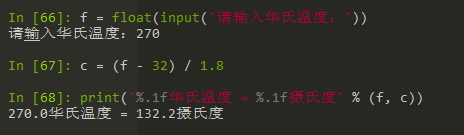
#> input picture Day01-15/assets/02-01.png, 464 x 135 px
$ jupyter execute day15.ipynb
#> lines starting #> are read from the running program, lines starting #| are printed output that depends on the picture
[cell 1]
from PIL import Image

image = Image.open('../assets/02-01.png')
#> image is the input picture: PIL image 464x135 RGB; mean R, G, B 47.4, 46.9, 39.7
image.format, image.size, image.mode
('JPEG', (500, 750), 'RGB')
image.show()

[cell 2]
image = Image.open('../assets/03-01.png')
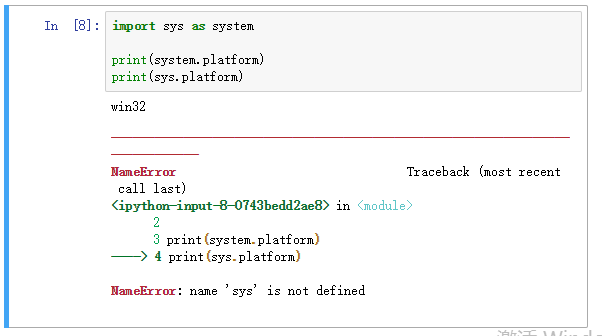
#> input picture Day01-15/assets/03-01.png, 602 x 336 px
#> image is the input picture: PIL image 602x336 RGB; mean R, G, B 246.3, 247, 247.3
rect = 80, 20, 310, 360
image.crop(rect).show()
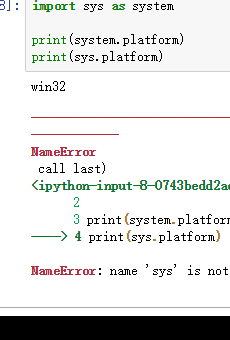
#> shown: PIL image 230x340 RGB; mean R, G, B 225.2, 225.3, 224.3

[cell 3]
image = Image.open('../assets/03-01.png')
size = 128, 128
image.thumbnail(size)
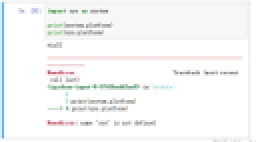
#> image: PIL image 128x71 RGB (shown 2 times larger); mean R, G, B 246, 246.7, 247
image.show()

[cell 4]
image1 = Image.open('../assets/02-01.png')
image2 = Image.open('../assets/03-01.png')
rect = 80, 20, 310, 360
guido_head = image2.crop(rect)
width, height = guido_head.size
#> width = 230; height = 340
image1.paste(guido_head.resize((int(width / 1.5), int(height / 1.5))), (172, 40))
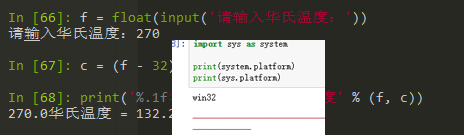
#> image1: PIL image 464x135 RGB; mean R, G, B 93, 93.2, 86.9
image1.show()

[cell 5]
image = Image.open('../assets/03-01.png')
image.rotate(180).show()
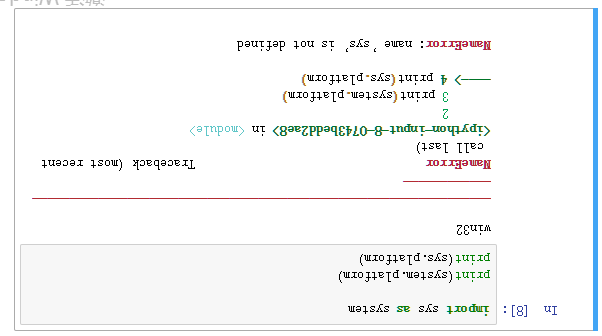
#> shown: PIL image 602x336 RGB; mean R, G, B 246.3, 247, 247.3
image.transpose(Image.FLIP_LEFT_RIGHT).show()
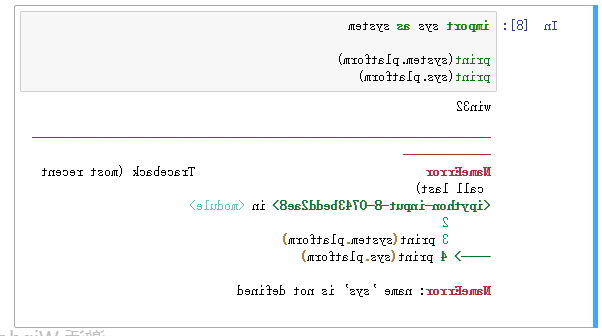
#> shown: PIL image 602x336 RGB; mean R, G, B 246.3, 247, 247.3

[cell 6]
image = Image.open('../assets/03-01.png')
for x in range(80, 120):
    for y in range(20, 200):
        image.putpixel((x,y), (128, 128, 128))
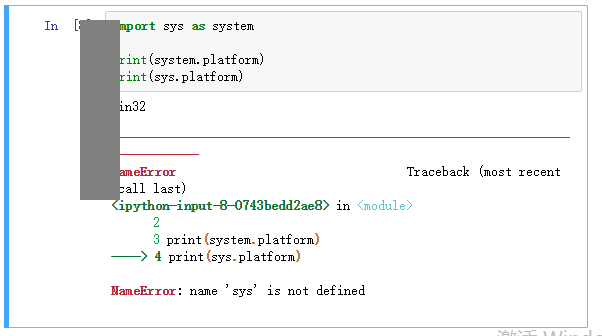
#> image: PIL image 602x336 RGB; mean R, G, B 242, 242.8, 243
image.show()

[cell 7]
from PIL import Image, ImageFilter

image = Image.open('../assets/02-02.png')
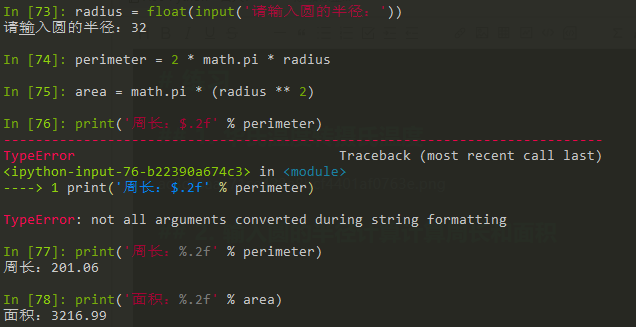
#> input picture Day01-15/assets/02-02.png, 636 x 327 px
#> image is the input picture: PIL image 636x327 RGB; mean R, G, B 46.5, 46.9, 40
image.filter(ImageFilter.CONTOUR).show()
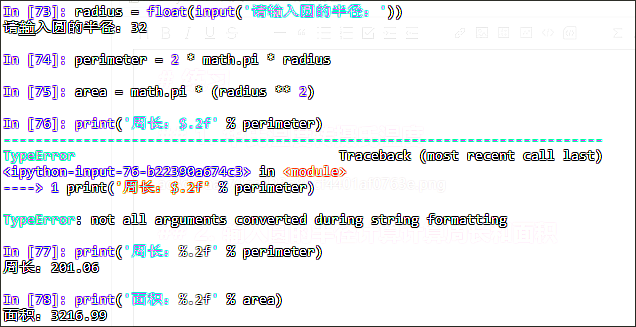
#> shown: PIL image 636x327 RGB; mean R, G, B 235.6, 236.4, 239.5
